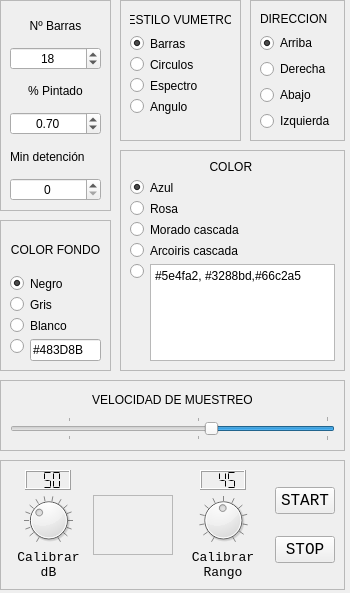
    <widget class="QFrame" name="frame_4">
     <property name="minimumSize">
      <size>
       <width>340</width>
       <height>0</height>
      </size>
     </property>
     <property name="maximumSize">
      <size>
       <width>350</width>
       <height>16777215</height>
      </size>
     </property>
     <property name="frameShape">
      <enum>QFrame::NoFrame</enum>
     </property>
     <property name="frameShadow">
      <enum>QFrame::Raised</enum>
     </property>
     <layout class="QVBoxLayout" name="verticalLayout_3">
      <property name="spacing">
       <number>0</number>
      </property>
      <property name="leftMargin">
       <number>0</number>
      </property>
      <property name="topMargin">
       <number>0</number>
      </property>
      <property name="rightMargin">
       <number>0</number>
      </property>
      <property name="bottomMargin">
       <number>0</number>
      </property>
      <item>
       <widget class="QFrame" name="frame_5">
        <property name="minimumSize">
         <size>
          <width>400</width>
          <height>460</height>
         </size>
        </property>
        <property name="maximumSize">
         <size>
          <width>350</width>
          <height>460</height>
         </size>
        </property>
        <property name="styleSheet">
         <string notr="true"/>
        </property>
        <property name="frameShape">
         <enum>QFrame::NoFrame</enum>
        </property>
        <property name="frameShadow">
         <enum>QFrame::Raised</enum>
        </property>
        <widget class="QFrame" name="frame_7">
         <property name="geometry">
          <rect>
           <x>0</x>
           <y>220</y>
           <width>111</width>
           <height>151</height>
          </rect>
         </property>
         <property name="frameShape">
          <enum>QFrame::StyledPanel</enum>
         </property>
         <property name="frameShadow">
          <enum>QFrame::Raised</enum>
         </property>
         <layout class="QVBoxLayout" name="verticalLayout_9">
          <item>
           <layout class="QVBoxLayout" name="verticalLayout_7">
            <item>
             <widget class="QLabel" name="label_4">
              <property name="text">
               <string>COLOR FONDO</string>
              </property>
              <property name="alignment">
               <set>Qt::AlignCenter</set>
              </property>
             </widget>
            </item>
            <item>
             <layout class="QFormLayout" name="formLayout">
              <item row="0" column="0">
               <widget class="QRadioButton" name="radioB_backgroundBlack">
                <property name="text">
                 <string/>
                </property>
                <property name="checked">
                 <bool>true</bool>
                </property>
               </widget>
              </item>
              <item row="0" column="1">
               <widget class="QLabel" name="label">
                <property name="text">
                 <string>Negro</string>
                </property>
               </widget>
              </item>
              <item row="1" column="0">
               <widget class="QRadioButton" name="radioB_backgroundGrey">
                <property name="text">
                 <string/>
                </property>
               </widget>
              </item>
              <item row="1" column="1">
               <widget class="QLabel" name="label_2">
                <property name="text">
                 <string>Gris</string>
                </property>
               </widget>
              </item>
              <item row="2" column="0">
               <widget class="QRadioButton" name="radioB_backgroundWhite">
                <property name="text">
                 <string/>
                </property>
               </widget>
              </item>
              <item row="2" column="1">
               <widget class="QLabel" name="label_3">
                <property name="text">
                 <string>Blanco</string>
                </property>
               </widget>
              </item>
              <item row="3" column="0">
               <widget class="QRadioButton" name="radioB_backgroundCustom">
                <property name="toolTip">
                 <string>Color personalizado en hexadecimal</string>
                </property>
                <property name="text">
                 <string/>
                </property>
               </widget>
              </item>
              <item row="3" column="1">
               <widget class="QLineEdit" name="lineE_backgroundCustomColor">
                <property name="toolTip">
                 <string>Color personalizado en hexadecimal</string>
                </property>
                <property name="text">
                 <string>#483D8B</string>
                </property>
                <property name="placeholderText">
                 <string/>
                </property>
               </widget>
              </item>
             </layout>
            </item>
           </layout>
          </item>
         </layout>
        </widget>
        <widget class="QFrame" name="frame_8">
         <property name="geometry">
          <rect>
           <x>120</x>
           <y>150</y>
           <width>225</width>
           <height>221</height>
          </rect>
         </property>
         <property name="frameShape">
          <enum>QFrame::StyledPanel</enum>
         </property>
         <property name="frameShadow">
          <enum>QFrame::Raised</enum>
         </property>
         <layout class="QHBoxLayout" name="horizontalLayout_5">
          <item>
           <layout class="QVBoxLayout" name="verticalLayout_8">
            <item>
             <widget class="QLabel" name="label_9">
              <property name="text">
               <string>COLOR </string>
              </property>
              <property name="alignment">
               <set>Qt::AlignCenter</set>
              </property>
             </widget>
            </item>
            <item>
             <layout class="QFormLayout" name="formLayout_2">
              <item row="0" column="0">
               <widget class="QRadioButton" name="radioB_barColorAzul">
                <property name="text">
                 <string/>
                </property>
                <property name="checked">
                 <bool>true</bool>
                </property>
               </widget>
              </item>
              <item row="0" column="1">
               <widget class="QLabel" name="label_5">
                <property name="text">
                 <string>Azul </string>
                </property>
               </widget>
              </item>
              <item row="1" column="0">
               <widget class="QRadioButton" name="radioB_barColorRosa">
                <property name="text">
                 <string/>
                </property>
               </widget>
              </item>
              <item row="1" column="1">
               <widget class="QLabel" name="label_6">
                <property name="text">
                 <string>Rosa</string>
                </property>
               </widget>
              </item>
              <item row="2" column="0">
               <widget class="QRadioButton" name="radioB_barColorMoradoCascada">
                <property name="text">
                 <string/>
                </property>
               </widget>
              </item>
              <item row="2" column="1">
               <widget class="QLabel" name="label_7">
                <property name="text">
                 <string>Morado cascada</string>
                </property>
               </widget>
              </item>
              <item row="3" column="0">
               <widget class="QRadioButton" name="radioB_barColorArcoirisCascada">
                <property name="text">
                 <string/>
                </property>
               </widget>
              </item>
              <item row="3" column="1">
               <widget class="QLabel" name="label_8">
                <property name="text">
                 <string>Arcoiris cascada</string>
                </property>
               </widget>
              </item>
              <item row="4" column="0">
               <widget class="QRadioButton" name="radioB_barColorCustom">
                <property name="text">
                 <string/>
                </property>
               </widget>
              </item>
              <item row="4" column="1">
               <widget class="QPlainTextEdit" name="plainT_barColorCustom">
                <property name="plainText">
                 <string>#5e4fa2, #3288bd,#66c2a5</string>
                </property>
               </widget>
              </item>
             </layout>
            </item>
           </layout>
          </item>
         </layout>
        </widget>
        <widget class="QFrame" name="frame_9">
         <property name="geometry">
          <rect>
           <x>250</x>
           <y>0</y>
           <width>95</width>
           <height>141</height>
          </rect>
         </property>
         <property name="frameShape">
          <enum>QFrame::StyledPanel</enum>
         </property>
         <property name="frameShadow">
          <enum>QFrame::Raised</enum>
         </property>
         <layout class="QVBoxLayout" name="verticalLayout_16">
          <item>
           <layout class="QVBoxLayout" name="verticalLayout_13">
            <item>
             <widget class="QLabel" name="label_16">
              <property name="text">
               <string>DIRECCION</string>
              </property>
             </widget>
            </item>
            <item>
             <widget class="QRadioButton" name="radioB_dirrecionArriba">
              <property name="text">
               <string>Arriba</string>
              </property>
              <property name="checked">
               <bool>true</bool>
              </property>
             </widget>
            </item>
            <item>
             <widget class="QRadioButton" name="radioB_dirrecionDerecha">
              <property name="text">
               <string>Derecha</string>
              </property>
             </widget>
            </item>
            <item>
             <widget class="QRadioButton" name="radioB_dirrecionAbajo">
              <property name="text">
               <string>Abajo</string>
              </property>
             </widget>
            </item>
            <item>
             <widget class="QRadioButton" name="radioB_dirrecionIzquierda">
              <property name="text">
               <string>Izquierda</string>
              </property>
             </widget>
            </item>
           </layout>
          </item>
         </layout>
        </widget>
        <widget class="QFrame" name="frame_10">
         <property name="geometry">
          <rect>
           <x>120</x>
           <y>0</y>
           <width>121</width>
           <height>141</height>
          </rect>
         </property>
         <property name="frameShape">
          <enum>QFrame::StyledPanel</enum>
         </property>
         <property name="frameShadow">
          <enum>QFrame::Raised</enum>
         </property>
         <layout class="QVBoxLayout" name="verticalLayout_17">
          <item>
           <layout class="QVBoxLayout" name="verticalLayout_12">
            <item>
             <widget class="QLabel" name="label_14">
              <property name="maximumSize">
               <size>
                <width>16777215</width>
                <height>20</height>
               </size>
              </property>
              <property name="text">
               <string>ESTILO VUMETRO</string>
              </property>
              <property name="alignment">
               <set>Qt::AlignCenter</set>
              </property>
             </widget>
            </item>
            <item>
             <layout class="QFormLayout" name="formLayout_3">
              <item row="0" column="0">
               <widget class="QRadioButton" name="radioB_estiloBarras">
                <property name="text">
                 <string/>
                </property>
                <property name="checked">
                 <bool>true</bool>
                </property>
               </widget>
              </item>
              <item row="0" column="1">
               <widget class="QLabel" name="label_12">
                <property name="text">
                 <string>Barras</string>
                </property>
               </widget>
              </item>
              <item row="1" column="0">
               <widget class="QRadioButton" name="radioB_estiloCirculos">
                <property name="text">
                 <string/>
                </property>
               </widget>
              </item>
              <item row="1" column="1">
               <widget class="QLabel" name="label_13">
                <property name="text">
                 <string>Circulos</string>
                </property>
               </widget>
              </item>
              <item row="2" column="0">
               <widget class="QRadioButton" name="radioB_estiloEspectro">
                <property name="text">
                 <string/>
                </property>
               </widget>
              </item>
              <item row="2" column="1">
               <widget class="QLabel" name="label_17">
                <property name="text">
                 <string>Espectro</string>
                </property>
               </widget>
              </item>
              <item row="3" column="0">
               <widget class="QRadioButton" name="radioB_estiloAngulo">
                <property name="text">
                 <string/>
                </property>
               </widget>
              </item>
              <item row="3" column="1">
               <widget class="QLabel" name="label_19">
                <property name="text">
                 <string>Angulo</string>
                </property>
               </widget>
              </item>
             </layout>
            </item>
           </layout>
          </item>
         </layout>
        </widget>
        <widget class="QFrame" name="frame_11">
         <property name="geometry">
          <rect>
           <x>0</x>
           <y>0</y>
           <width>111</width>
           <height>211</height>
          </rect>
         </property>
         <property name="frameShape">
          <enum>QFrame::StyledPanel</enum>
         </property>
         <property name="frameShadow">
          <enum>QFrame::Raised</enum>
         </property>
         <layout class="QHBoxLayout" name="horizontalLayout_6">
          <item>
           <layout class="QVBoxLayout" name="verticalLayout_15">
            <item>
             <layout class="QVBoxLayout" name="verticalLayout_10">
              <item>
               <widget class="QLabel" name="label_10">
                <property name="text">
                 <string>Nº Barras</string>
                </property>
                <property name="alignment">
                 <set>Qt::AlignCenter</set>
                </property>
               </widget>
              </item>
              <item>
               <widget class="QSpinBox" name="spinB_nSteps">
                <property name="alignment">
                 <set>Qt::AlignCenter</set>
                </property>
                <property name="minimum">
                 <number>3</number>
                </property>
                <property name="maximum">
                 <number>200</number>
                </property>
                <property name="value">
                 <number>18</number>
                </property>
               </widget>
              </item>
             </layout>
            </item>
            <item>
             <layout class="QVBoxLayout" name="verticalLayout_11">
              <item>
               <widget class="QLabel" name="label_11">
                <property name="text">
                 <string>% Pintado</string>
                </property>
                <property name="alignment">
                 <set>Qt::AlignCenter</set>
                </property>
               </widget>
              </item>
              <item>
               <widget class="QDoubleSpinBox" name="doubleS_solidPercent">
                <property name="alignment">
                 <set>Qt::AlignCenter</set>
                </property>
                <property name="minimum">
                 <double>0.100000000000000</double>
                </property>
                <property name="maximum">
                 <double>0.900000000000000</double>
                </property>
                <property name="singleStep">
                 <double>0.100000000000000</double>
                </property>
                <property name="value">
                 <double>0.700000000000000</double>
                </property>
               </widget>
              </item>
             </layout>
            </item>
            <item>
             <layout class="QVBoxLayout" name="verticalLayout_14">
              <item>
               <widget class="QLabel" name="label_15">
                <property name="text">
                 <string>Min detención</string>
                </property>
               </widget>
              </item>
              <item>
               <widget class="QSpinBox" name="spinB_minDetection">
                <property name="alignment">
                 <set>Qt::AlignCenter</set>
                </property>
                <property name="maximum">
                 <number>100</number>
                </property>
                <property name="value">
                 <number>0</number>
                </property>
               </widget>
              </item>
             </layout>
            </item>
           </layout>
          </item>
         </layout>
        </widget>
        <widget class="QFrame" name="frame_12">
         <property name="geometry">
          <rect>
           <x>0</x>
           <y>380</y>
           <width>345</width>
           <height>71</height>
          </rect>
         </property>
         <property name="frameShape">
          <enum>QFrame::StyledPanel</enum>
         </property>
         <property name="frameShadow">
          <enum>QFrame::Raised</enum>
         </property>
         <layout class="QVBoxLayout" name="verticalLayout_19">
          <item>
           <layout class="QVBoxLayout" name="verticalLayout_18">
            <item>
             <widget class="QLabel" name="label_18">
              <property name="text">
               <string>VELOCIDAD DE MUESTREO</string>
              </property>
              <property name="alignment">
               <set>Qt::AlignCenter</set>
              </property>
             </widget>
            </item>
            <item>
             <widget class="QSlider" name="horizontalS_velocidad">
              <property name="minimum">
               <number>1</number>
              </property>
              <property name="maximum">
               <number>25</number>
              </property>
              <property name="value">
               <number>10</number>
              </property>
              <property name="sliderPosition">
               <number>10</number>
              </property>
              <property name="orientation">
               <enum>Qt::Horizontal</enum>
              </property>
              <property name="invertedAppearance">
               <bool>true</bool>
              </property>
              <property name="invertedControls">
               <bool>false</bool>
              </property>
              <property name="tickPosition">
               <enum>QSlider::TicksBothSides</enum>
              </property>
              <property name="tickInterval">
               <number>10</number>
              </property>
             </widget>
            </item>
           </layout>
          </item>
         </layout>
        </widget>
       </widget>
      </item>
      <item>
       <widget class="QFrame" name="frame_6">
        <property name="maximumSize">
         <size>
          <width>345</width>
          <height>130</height>
         </size>
        </property>
        <property name="styleSheet">
         <string notr="true"/>
        </property>
        <property name="frameShape">
         <enum>QFrame::StyledPanel</enum>
        </property>
        <property name="frameShadow">
         <enum>QFrame::Raised</enum>
        </property>
        <layout class="QHBoxLayout" name="horizontalLayout_3" stretch="0,0,0,0,0,0,0,0,0">
         <item>
          <spacer name="horizontalSpacer_4">
           <property name="orientation">
            <enum>Qt::Horizontal</enum>
           </property>
           <property name="sizeHint" stdset="0">
            <size>
             <width>20</width>
             <height>20</height>
            </size>
           </property>
          </spacer>
         </item>
         <item>
          <layout class="QVBoxLayout" name="verticalLayout_5">
           <item>
            <layout class="QHBoxLayout" name="horizontalLayout_4">
             <item>
              <spacer name="horizontalSpacer_8">
               <property name="orientation">
                <enum>Qt::Horizontal</enum>
               </property>
               <property name="sizeHint" stdset="0">
                <size>
                 <width>20</width>
                 <height>20</height>
                </size>
               </property>
              </spacer>
             </item>
             <item>
              <widget class="QLCDNumber" name="lcdN_calibrarDB">
               <property name="maximumSize">
                <size>
                 <width>16777215</width>
                 <height>20</height>
                </size>
               </property>
               <property name="font">
                <font>
                 <pointsize>5</pointsize>
                </font>
               </property>
               <property name="digitCount">
                <number>3</number>
               </property>
               <property name="segmentStyle">
                <enum>QLCDNumber::Flat</enum>
               </property>
               <property name="value" stdset="0">
                <double>50.000000000000000</double>
               </property>
              </widget>
             </item>
             <item>
              <spacer name="horizontalSpacer_9">
               <property name="orientation">
                <enum>Qt::Horizontal</enum>
               </property>
               <property name="sizeHint" stdset="0">
                <size>
                 <width>20</width>
                 <height>20</height>
                </size>
               </property>
              </spacer>
             </item>
            </layout>
           </item>
           <item>
            <widget class="QDial" name="dial_calibrarDB">
             <property name="minimum">
              <number>1</number>
             </property>
             <property name="maximum">
              <number>150</number>
             </property>
             <property name="value">
              <number>50</number>
             </property>
             <property name="wrapping">
              <bool>false</bool>
             </property>
             <property name="notchTarget">
              <double>10.000000000000000</double>
             </property>
             <property name="notchesVisible">
              <bool>true</bool>
             </property>
            </widget>
           </item>
           <item>
            <widget class="QLabel" name="label_dB_2">
             <property name="font">
              <font>
               <family>Consolas</family>
               <pointsize>10</pointsize>
              </font>
             </property>
             <property name="text">
              <string>Calibrar dB</string>
             </property>
             <property name="alignment">
              <set>Qt::AlignCenter</set>
             </property>
             <property name="wordWrap">
              <bool>true</bool>
             </property>
            </widget>
           </item>
          </layout>
         </item>
         <item>
          <spacer name="horizontalSpacer_5">
           <property name="orientation">
            <enum>Qt::Horizontal</enum>
           </property>
           <property name="sizeHint" stdset="0">
            <size>
             <width>20</width>
             <height>20</height>
            </size>
           </property>
          </spacer>
         </item>
         <item>
          <widget class="QFrame" name="frame">
           <property name="minimumSize">
            <size>
             <width>80</width>
             <height>60</height>
            </size>
           </property>
           <property name="maximumSize">
            <size>
             <width>80</width>
             <height>60</height>
            </size>
           </property>
           <property name="frameShape">
            <enum>QFrame::StyledPanel</enum>
           </property>
           <property name="frameShadow">
            <enum>QFrame::Raised</enum>
           </property>
           <widget class="QWidget" name="horizontalLayoutWidget">
            <property name="geometry">
             <rect>
              <x>10</x>
              <y>10</y>
              <width>61</width>
              <height>41</height>
             </rect>
            </property>
            <layout class="QHBoxLayout" name="layout_lcd">
             <property name="leftMargin">
              <number>9</number>
             </property>
             <property name="topMargin">
              <number>9</number>
             </property>
             <property name="rightMargin">
              <number>9</number>
             </property>
             <property name="bottomMargin">
              <number>9</number>
             </property>
            </layout>
           </widget>
          </widget>
         </item>
         <item>
          <spacer name="horizontalSpacer_3">
           <property name="orientation">
            <enum>Qt::Horizontal</enum>
           </property>
           <property name="sizeHint" stdset="0">
            <size>
             <width>20</width>
             <height>20</height>
            </size>
           </property>
          </spacer>
         </item>
         <item>
          <layout class="QVBoxLayout" name="verticalLayout_6">
           <item>
            <layout class="QHBoxLayout" name="horizontalLayout_2">
             <item>
              <spacer name="horizontalSpacer_7">
               <property name="orientation">
                <enum>Qt::Horizontal</enum>
               </property>
               <property name="sizeHint" stdset="0">
                <size>
                 <width>20</width>
                 <height>20</height>
                </size>
               </property>
              </spacer>
             </item>
             <item>
              <widget class="QLCDNumber" name="lcdN_calibrarRango">
               <property name="maximumSize">
                <size>
                 <width>16777215</width>
                 <height>20</height>
                </size>
               </property>
               <property name="font">
                <font>
                 <pointsize>5</pointsize>
                </font>
               </property>
               <property name="digitCount">
                <number>3</number>
               </property>
               <property name="segmentStyle">
                <enum>QLCDNumber::Flat</enum>
               </property>
               <property name="value" stdset="0">
                <double>45.000000000000000</double>
               </property>
               <property name="intValue" stdset="0">
                <number>45</number>
               </property>
              </widget>
             </item>
             <item>
              <spacer name="horizontalSpacer_6">
               <property name="orientation">
                <enum>Qt::Horizontal</enum>
               </property>
               <property name="sizeHint" stdset="0">
                <size>
                 <width>20</width>
                 <height>20</height>
                </size>
               </property>
              </spacer>
             </item>
            </layout>
           </item>
           <item>
            <widget class="QDial" name="dial_calibrarRango">
             <property name="minimum">
              <number>1</number>
             </property>
             <property name="maximum">
              <number>120</number>
             </property>
             <property name="value">
              <number>60</number>
             </property>
             <property name="wrapping">
              <bool>false</bool>
             </property>
             <property name="notchTarget">
              <double>10.000000000000000</double>
             </property>
             <property name="notchesVisible">
              <bool>true</bool>
             </property>
            </widget>
           </item>
           <item>
            <widget class="QLabel" name="label_dB_3">
             <property name="font">
              <font>
               <family>Consolas</family>
               <pointsize>10</pointsize>
              </font>
             </property>
             <property name="text">
              <string>Calibrar Rango</string>
             </property>
             <property name="alignment">
              <set>Qt::AlignCenter</set>
             </property>
             <property name="wordWrap">
              <bool>true</bool>
             </property>
            </widget>
           </item>
          </layout>
         </item>
         <item>
          <spacer name="horizontalSpacer">
           <property name="orientation">
            <enum>Qt::Horizontal</enum>
           </property>
           <property name="sizeHint" stdset="0">
            <size>
             <width>25</width>
             <height>20</height>
            </size>
           </property>
          </spacer>
         </item>
         <item>
          <layout class="QVBoxLayout" name="verticalLayout_4">
           <item>
            <spacer name="verticalSpacer">
             <property name="orientation">
              <enum>Qt::Vertical</enum>
             </property>
             <property name="sizeHint" stdset="0">
              <size>
               <width>20</width>
               <height>40</height>
              </size>
             </property>
            </spacer>
           </item>
           <item>
            <widget class="QPushButton" name="pushB_start">
             <property name="maximumSize">
              <size>
               <width>60</width>
               <height>16777215</height>
              </size>
             </property>
             <property name="font">
              <font>
               <family>Consolas</family>
               <pointsize>12</pointsize>
              </font>
             </property>
             <property name="text">
              <string>START</string>
             </property>
            </widget>
           </item>
           <item>
            <spacer name="verticalSpacer_3">
             <property name="orientation">
              <enum>Qt::Vertical</enum>
             </property>
             <property name="sizeHint" stdset="0">
              <size>
               <width>20</width>
               <height>40</height>
              </size>
             </property>
            </spacer>
           </item>
           <item>
            <widget class="QPushButton" name="pushB_stop">
             <property name="maximumSize">
              <size>
               <width>60</width>
               <height>16777215</height>
              </size>
             </property>
             <property name="font">
              <font>
               <family>Consolas</family>
               <pointsize>12</pointsize>
              </font>
             </property>
             <property name="text">
              <string>STOP</string>
             </property>
            </widget>
           </item>
           <item>
            <spacer name="verticalSpacer_2">
             <property name="orientation">
              <enum>Qt::Vertical</enum>
             </property>
             <property name="sizeHint" stdset="0">
              <size>
               <width>20</width>
               <height>40</height>
              </size>
             </property>
            </spacer>
           </item>
          </layout>
         </item>
         <item>
          <spacer name="horizontalSpacer_2">
           <property name="orientation">
            <enum>Qt::Horizontal</enum>
           </property>
           <property name="sizeType">
            <enum>QSizePolicy::Maximum</enum>
           </property>
           <property name="sizeHint" stdset="0">
            <size>
             <width>20</width>
             <height>20</height>
            </size>
           </property>
          </spacer>
         </item>
        </layout>
       </widget>
      </item>
      <item>
       <spacer name="verticalSpacer_4">
        <property name="orientation">
         <enum>Qt::Vertical</enum>
        </property>
        <property name="sizeHint" stdset="0">
         <size>
          <width>20</width>
          <height>3</height>
         </size>
        </property>
       </spacer>
      </item>
     </layout>
    </widget>
